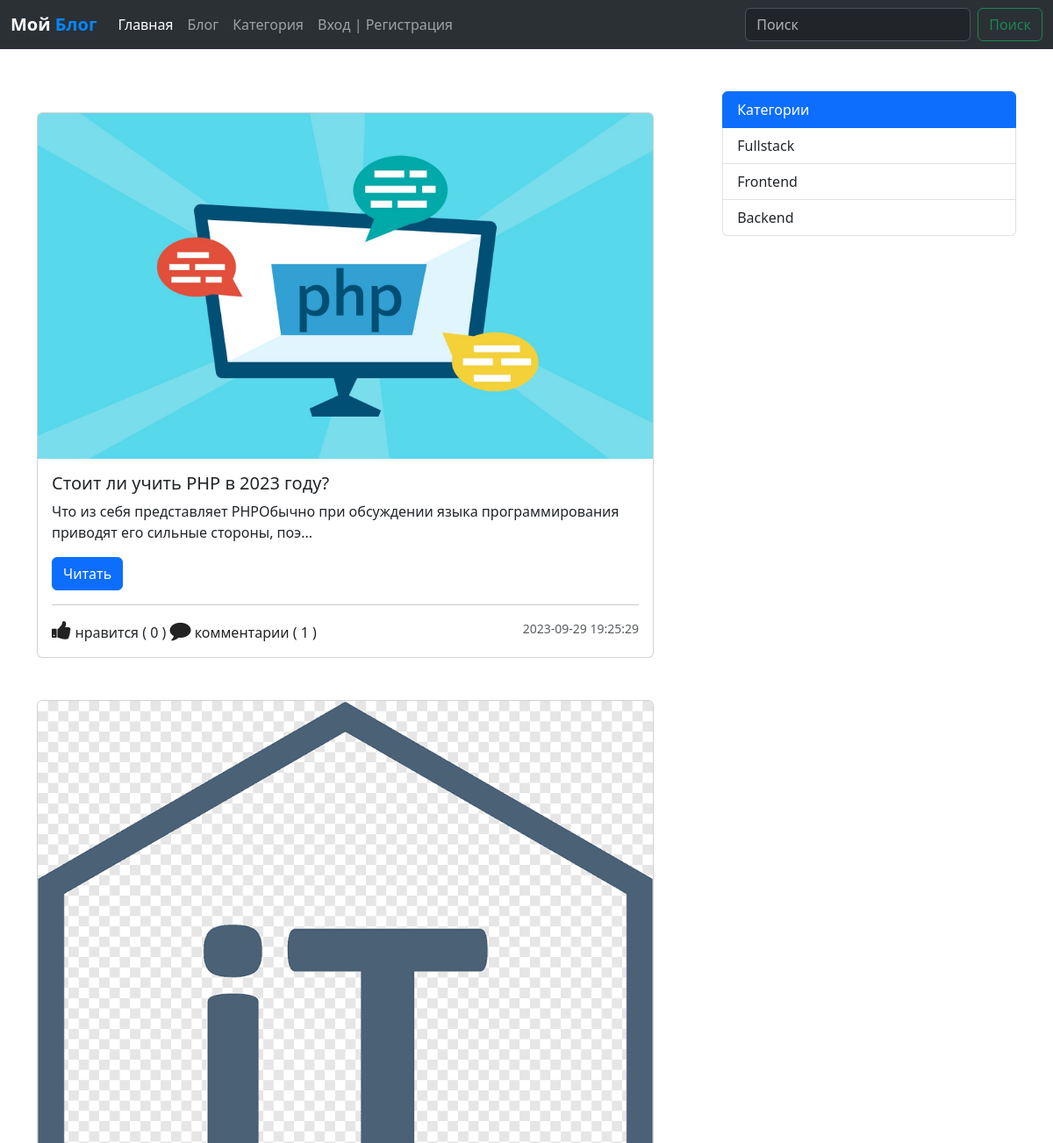
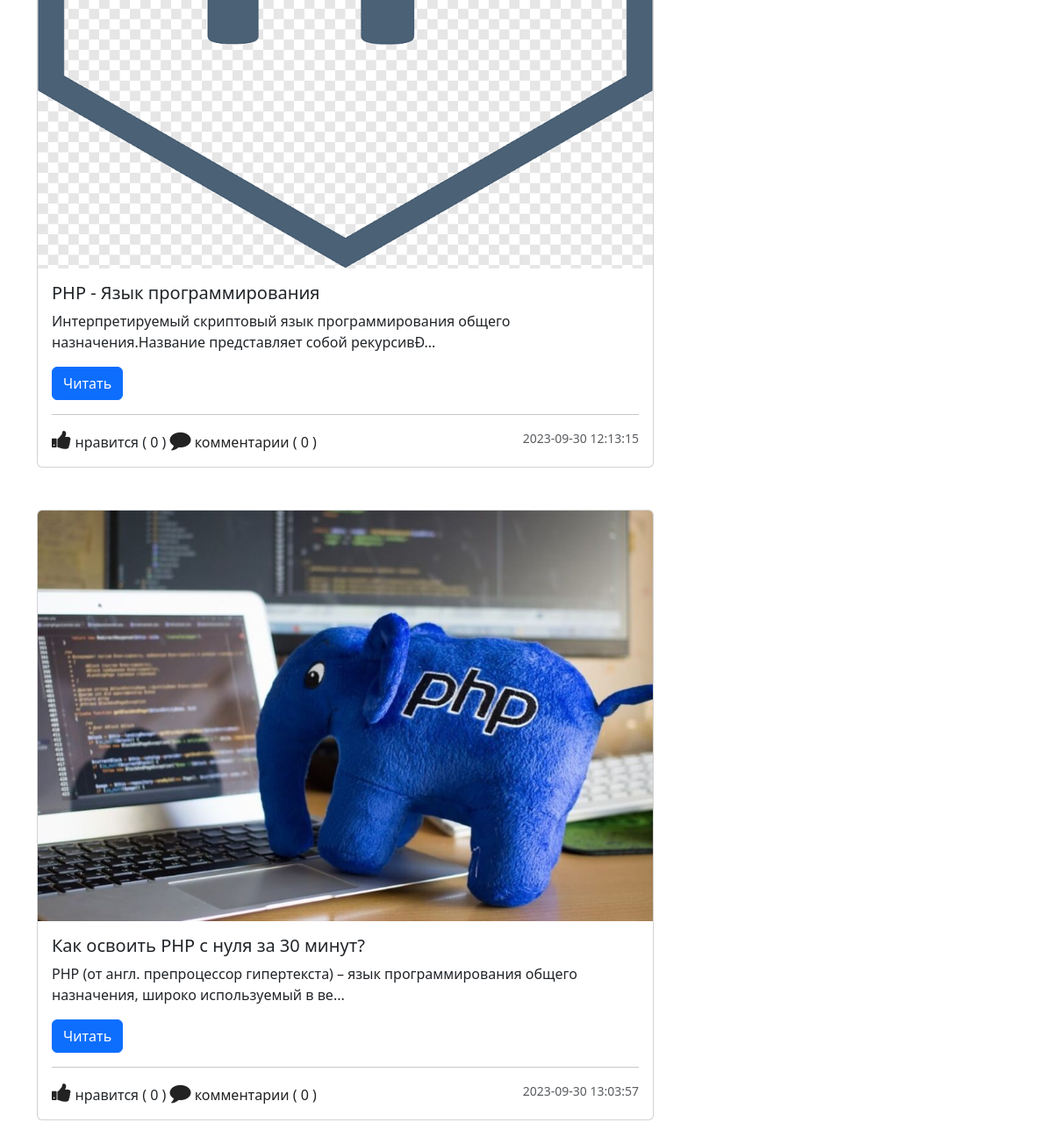
Screenshot of /blog.php with the database file from the repository (2 pictures, top to bottom).
### tables this page shows
CREATE TABLE `post` (
  `post_id` int NOT NULL,
  `post_title` varchar(127) NOT NULL,
  `post_text` text NOT NULL,
  `category` int NOT NULL,
  `publish` int NOT NULL DEFAULT '1',
  `cover_url` varchar(255) NOT NULL DEFAULT 'default.jpg',
  `crated_at` datetime NOT NULL DEFAULT CURRENT_TIMESTAMP
);

CREATE TABLE `category` (
  `id` int NOT NULL,
  `category` varchar(127) NOT NULL
);

### admin/data/post.php (called while the page is built, shortened)
<?php
function getAll($conn) {
	$sql = "SELECT * FROM post WHERE publish=1";
	$stmt = $conn->prepare($sql);
	$stmt->execute();
	if($stmt->rowCount() >= 1){
		$data = $stmt->fetchAll();
		return $data;
	}else {
		return 0;
	}
}
function get5Categories($conn) {
	$sql = "SELECT * FROM category LIMIT 5";
	$stmt = $conn->prepare($sql);
	$stmt->execute();
	if($stmt->rowCount() >= 1){
		$data = $stmt->fetchAll();
		return $data;
	}else {
		return 0;
	}
}

### admin/data/comment.php (called while the page is built, shortened)
<?php
function CountByPostID($conn, $id) {
	$sql = "SELECT * FROM comment WHERE post_id=?";
	$stmt = $conn->prepare($sql);
	$stmt->execute([$id]);
	return $stmt->rowCount();
}
function likeCountByPostID($conn, $id) {
	$sql = "SELECT * FROM post_like WHERE post_id=?";
	$stmt = $conn->prepare($sql);
	$stmt->execute([$id]);
	return $stmt->rowCount();
}

### blog.php (the view, shortened to what this page needs)
<?php
    $logged = false;
 ?>
<!doctype html>
<html lang="ru">
    <head>
        <link href="https://cdn.jsdelivr.net/npm/bootstrap@5.3.2/dist/css/bootstrap.min.css" rel="stylesheet">
        <link rel="stylesheet" href="https://stackpath.bootstrapcdn.com/font-awesome/4.7.0/css/font-awesome.min.css">
        <link rel="stylesheet" href="css/style.css">
    </head>
<body>
    <?php
        include 'inc/NavBar.php';
        include_once("admin/data/post.php");
        include_once("admin/data/comment.php");
        include_once("db_conn.php");
        if(isset($_GET['search'])){
            $key = $_GET['search'];
            $posts = search($conn, $key);
            if ($posts == 0) {
                $notFound = 1;
            }
        }else {
            $posts = getAll($conn);
        }
        $categories = get5Categories($conn);
    ?>
    <div class="container mt-5">
        <section class="d-flex">
            <?php if ($posts != 0) { ?>
            <main class="main-blog">
                <?php foreach ($posts as $post) { ?>
                <div class="card main-blog-card mb-5">
                    <img src="upload/blog/<?=$post['cover_url']?>" class="card-img-top" alt="Hello, world">
                    <div class="card-body">
                        <h5 class="card-title"><?=$post['post_title']?></h5>
                        <?php
                            $p = strip_tags($post['post_text']);
                            $p =substr($p, 0, 200);
                        ?>
                        <p class="card-text"><?=$p?>...
                        </p>
                        <a href="blog-view.php?post_id=<?=$post['post_id']?>" class="btn btn-primary">Читать</a>
                        <hr>
                        <div class="d-flex justify-content-between">
                            <div class="react-btns">
                                <?php
                                $post_id = $post['post_id'];
                                if ($logged) {
                                    $liked = isLikedByUserID($conn, $post_id, $user_id);
                                if($liked){
                                 ?>
                                <i class="fa fa-thumbs-up liked like-btn" post-id="<?=$post_id?>" liked="1" aria-hidden="true"></i>
                                <?php }else{ ?>
                                <i class="fa fa-thumbs-up like like-btn" post-id="<?=$post_id?>" liked="1" aria-hidden="true"></i>
                                <?php } }else{ ?>
                                <i class="fa fa-thumbs-up" aria-hidden="true"></i>
                                <?php } ?>
                                 нравится (
                                    <span><?php
                                        echo likeCountByPostID($conn, $post['post_id']);
                                    ?></span> )
                                <a href="blog-view.php?post_id=<?=$post['post_id']?>#comments" >
                                <i class="fa fa-comment" aria-hidden="true"></i> комментарии (
                                    <?php
                                        echo CountByPostID($conn, $post['post_id']);
                                    ?> )
                                </a>
                            </div>
                            <small class="text-body-secondary"><?=$post['crated_at']?></small>
                        </div>
                    </div>
                </div>
            <?php } ?>
            </main>
            <?php } ?>
            <aside class="aside-main">
                <div class="list-group category-aside">
                    <a href="#" class="list-group-item list-group-item-action active" aria-current="true">
                        Категории
                    </a>
                    <?php foreach ($categories as $category) { ?>
                    <a href="category.php?category_id=<?=$category['id']?>"
                       class="list-group-item list-group-item-action"><?php echo $category['category']; ?></a>
                    <?php } ?>
                </div>
            </aside>
        </section>
    </div>
</body>
</html>

### inc/NavBar.php (shortened to what this page needs)
<nav class="navbar navbar-expand-lg bg-body-tertiary" style="background-color: #e3f2fd;" data-bs-theme="dark">
       <div class="container-fluid">
           <a class="navbar-brand" href="blog.php"><b>Мой <span style="color: #0088FF;">Блог</span></b></a>
           <div class="collapse navbar-collapse" id="navbarNav">
               <ul class="navbar-nav">
                   <li class="nav-item">
                       <a class="nav-link active" aria-current="page" href="index.php">Главная</a>
                   </li>
                   <li class="nav-item">
                       <a class="nav-link" href="blog.php">Блог</a>
                   </li>
                   <li class="nav-item">
                       <a class="nav-link" href="category.php">Категория</a>
                   </li>
                   <?php
                       if ($logged) {
                    ?>
                   <li class="nav-item dropdown">
                       <a class="nav-link dropdown-toggle" href="profile.php" role="button" data-bs-toggle="dropdown" aria-expanded="false">
                           <i class="fa fa-user" aria-hidden="true"></i>
                           @<?=$_SESSION['username']?>
                       </a>
                       <ul class="dropdown-menu">
                           <li><a class="dropdown-item" href="logout.php">Выйти</a></li>
                       </ul>
                   </li>
                   <?php
                       }else {
                    ?>
                    <li class="nav-item">
                       <a class="nav-link" href="login.php">Вход | Регистрация</a>
                   </li>
                    <?php
                       }
                    ?>
               </ul>
           </div>
           <form class="d-flex" role="search" method="GET" action="blog.php">
               <input class="form-control me-2" type="search" name="search" placeholder="Поиск" aria-label="Search">
               <button class="btn btn-outline-success" type="submit">Поиск</button>
           </form>
       </div>
   </nav>

### css/style.css (style rules this page uses)
.main-blog-card { width: 90%; }
.category-aside { width: 100%; }
.main-blog { width: 70%; }
.aside-main { width: 30%; }
.react-btns i { font-size: 24px; color: #222; cursor: pointer; }
.react-btns a { text-decoration: none; color: #222; cursor: pointer; }

### rows the page displays
post: cover_url (picture), post_title "Стоит ли учить PHP в 2023 году?", post_text "Что из себя представляет PHPОбычно при обсуждении языка программирования приводят его сильные стороны, поэ", post_id "0", post_id "1", crated_at "2023-09-29 19:25:29"
post: cover_url (picture), post_title "PHP - Язык программирования", post_text "Интерпретируемый скриптовый язык программирования общего назначения.Название представляет собой рекурсивÐ", post_id "0", crated_at "2023-09-30 12:13:15"
post: cover_url (picture), post_title "Как освоить PHP с нуля за 30 минут?", post_text "PHP (от англ. препроцессор гипертекста) – язык программирования общего назначения, широко используемый в ве", post_id "0", crated_at "2023-09-30 13:03:57"
category: category "Fullstack"
category: category "Frontend"
category: category "Backend"
